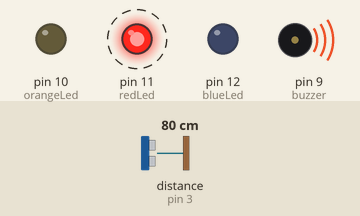
The sketch below on a simulated Arduino Uno, built with avr-gcc and run on an emulated ATmega328P. Parts: output pins drawn as LEDs (lit = HIGH), buzzer (waves = sounding). Wiring (inferred from the names in the program): ultrasonic range finder: trigger pin 2; echo pin 3. Dashed ring = blinking. Inputs (shaded band) come from the test bench; at power-on: distance to the obstacle (sensor on pin 3) 80 cm. The echo pulse lasts 58.3 µs per cm; pins used as bus, display or sensor lines are not drawn.

Above: at 2.8 s.
2.9 s: distance to the obstacle (sensor on pin 3) set to 56 cm
6.4 s: distance to the obstacle (sensor on pin 3) set to 49 cm
At 8.3 s:
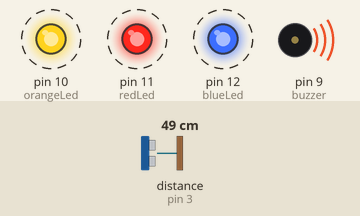
12.4 s: distance to the obstacle (sensor on pin 3) set to 250 cm
At 15.0 s:
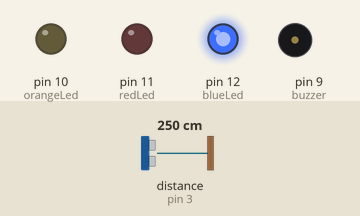
15.3 s: distance to the obstacle (sensor on pin 3) set to 154 cm
18.0 s: distance to the obstacle (sensor on pin 3) set to 148 cm
At 19.8 s:
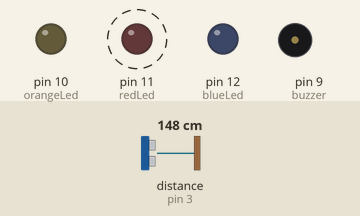
24.0 s: distance to the obstacle (sensor on pin 3) set to 2 cm
At 24.7 s:
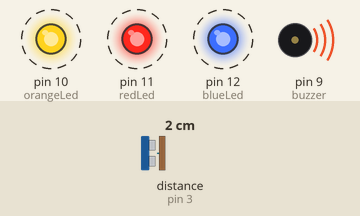
Timing chart, 0 to 64.4 s (numbered marks = the images above; inputs shaded):
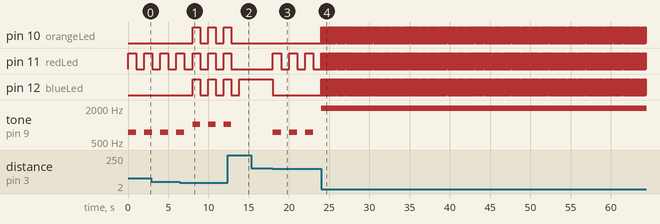

Measured:
- the behaviour switches between 52 and 51 cm on distance to the obstacle (sensor on pin 3) (found by bisection; images 0 and 1)
- the behaviour switches between 152 and 151 cm on distance to the obstacle (sensor on pin 3) (found by bisection; images 2 and 3)
- after the input at 6.4 s, pin 10 (orangeLed), pin 12 (blueLed): alternates HIGH for 0.96 s and LOW for 0.96 s, starting after 1.6 s
- after the input at 12.4 s, pin 10 (orangeLed), pin 11 (redLed): goes on until 12.8 s, then stays LOW; pin 12 (blueLed): goes on until 13.8 s, then stays HIGH; tone on pin 9 (buzzer): goes on until 12.8 s, then stays silent
- after the input at 18.0 s, pin 11 (redLed): alternates HIGH for 1.0 s and LOW for 1.0 s, starting at once; pin 12 (blueLed): HIGH → LOW at once; tone on pin 9 (buzzer): alternates 750 Hz for 1.0 s and silent for 1.0 s, starting at once
- after the input at 24.0 s, pin 10 (orangeLed), pin 12 (blueLed): alternates HIGH for 0.02 s and LOW for 0.02 s, starting at once; pin 11 (redLed): alternates HIGH for 0.02 s and LOW for 0.02 s, starting after 0.05 s; tone on pin 9 (buzzer): alternates 1980 Hz for 0.02 s and silent for 0.02 s, starting at once
- by itself, pin 11 (redLed): alternates HIGH for 0.96 s and LOW for 0.96 s
- by itself, tone on pin 9 (buzzer): alternates 1040 Hz for 0.96 s and silent for 0.96 s

The sketch:

19127608.ino
```cpp
//...well, things
const int blueLed = 12;
const int redLed = 11;
const int orangeLed = 10;
const int buzzer = 9;

//for the ultrasonic sensor
const int trigger = 2;
const int echo = 3;
long duration;
int currentDistance;

//for buzzer and leds
const int maxDelay = 1000;

//for buzzer
const int frequency = 750;

//setup things, nothing to say
void setup()
{
	Serial.begin(9600);

	pinMode(blueLed, OUTPUT);
	pinMode(redLed, OUTPUT);
	pinMode(orangeLed, OUTPUT);

	pinMode(buzzer, OUTPUT);

	pinMode(trigger, OUTPUT);
	pinMode(echo, INPUT);
}

void loop()
{
	currentDistance = getDistance();

	if(currentDistance >= 150)
	{
		safeZone();
	}

	else if(currentDistance < 150 && currentDistance > 50)
	{
		warningZone(maxDelay, frequency);
	}

	else
	{
		currentDistance = getDistance();
		while(currentDistance <= 50)
		{
			int delayTime = 20 * currentDistance;
			int tempFrequency = 20 * (50 - currentDistance) + 1000;
			dangerZone(delayTime, tempFrequency);
			currentDistance = getDistance();
		}
	}
}

//calculate the distance from car (the sensor as well) to the wall
long getDistance()
{
	digitalWrite(trigger, LOW);
	delayMicroseconds(2);
	digitalWrite(trigger, HIGH);
	delayMicroseconds(10);
	digitalWrite(trigger, LOW);
	duration = pulseIn(echo, HIGH);
	return duration * 0.034 / 2;
}

//action in safe zone
void safeZone()
{
	digitalWrite(blueLed, HIGH);
}

//actions in warning zone
void warningZone(int delayTime, int frequency)
{
	digitalWrite(blueLed, LOW);
	digitalWrite(orangeLed, LOW);

	digitalWrite(redLed, HIGH);
	tone(buzzer, frequency);

	delay(delayTime);

	digitalWrite(redLed, LOW);
	noTone(buzzer);
	delay(delayTime);
}

//actions in danger zone
void dangerZone(int delayTime, int frequency)
{
	digitalWrite(blueLed, HIGH);
	digitalWrite(redLed, HIGH);
	digitalWrite(orangeLed, HIGH);
	tone(buzzer, frequency);

	delay(delayTime);

	digitalWrite(blueLed, LOW);
	digitalWrite(redLed, LOW);
	digitalWrite(orangeLed, LOW);
	noTone(buzzer);

	delay(delayTime);
}
```
